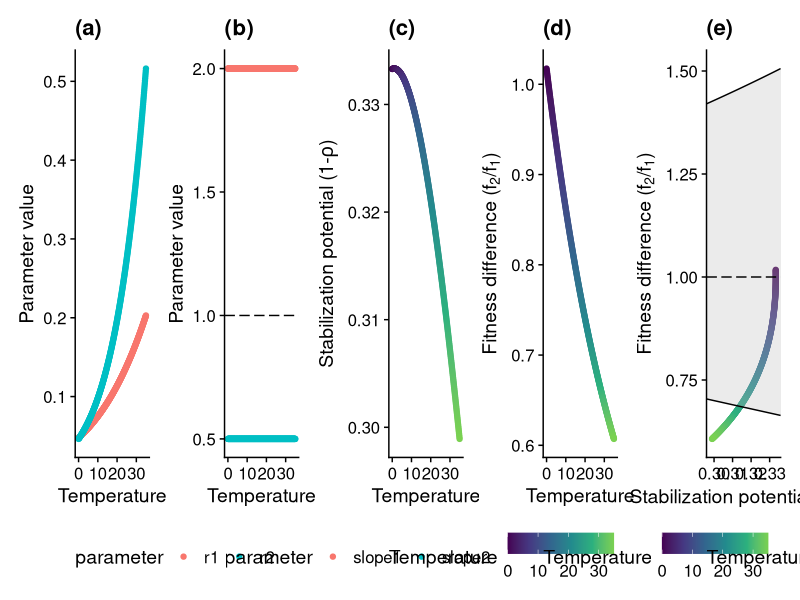
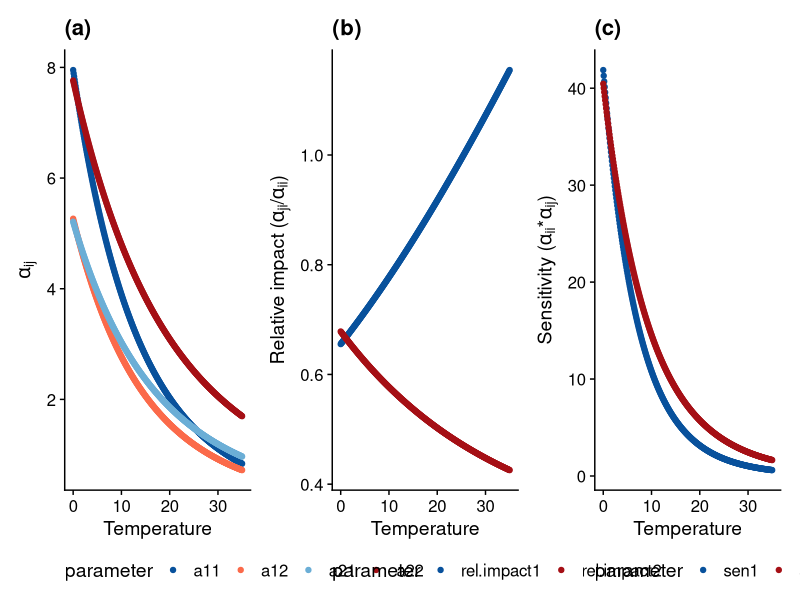
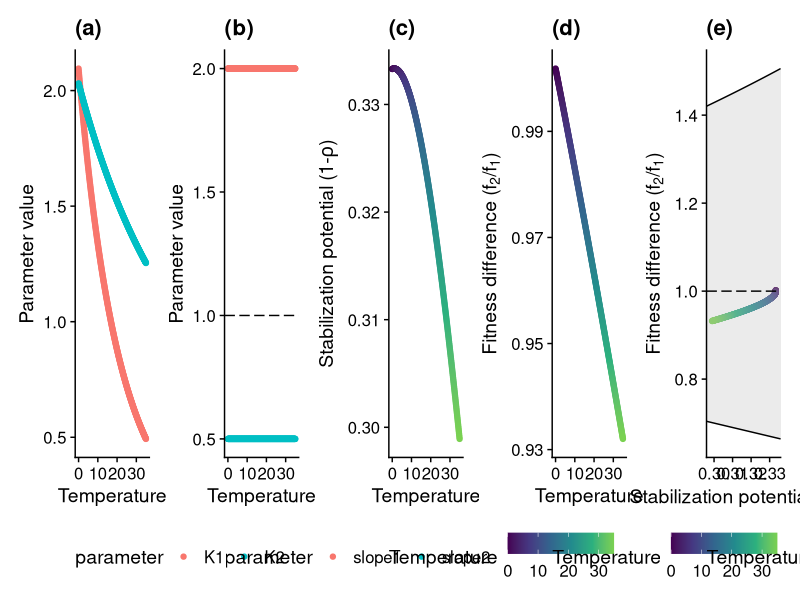
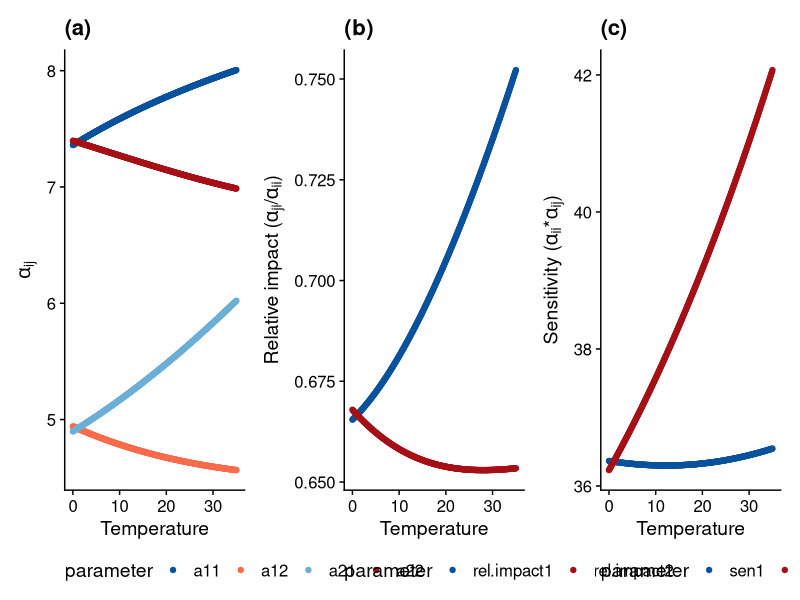
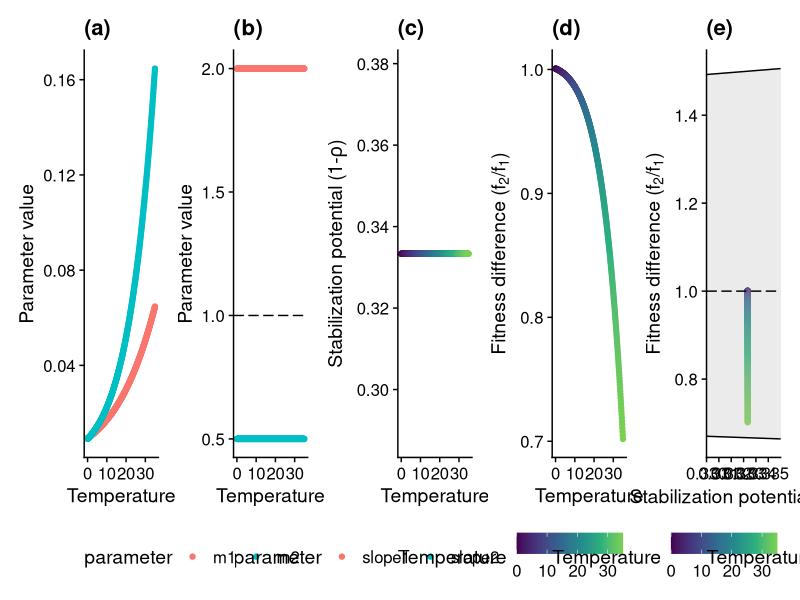
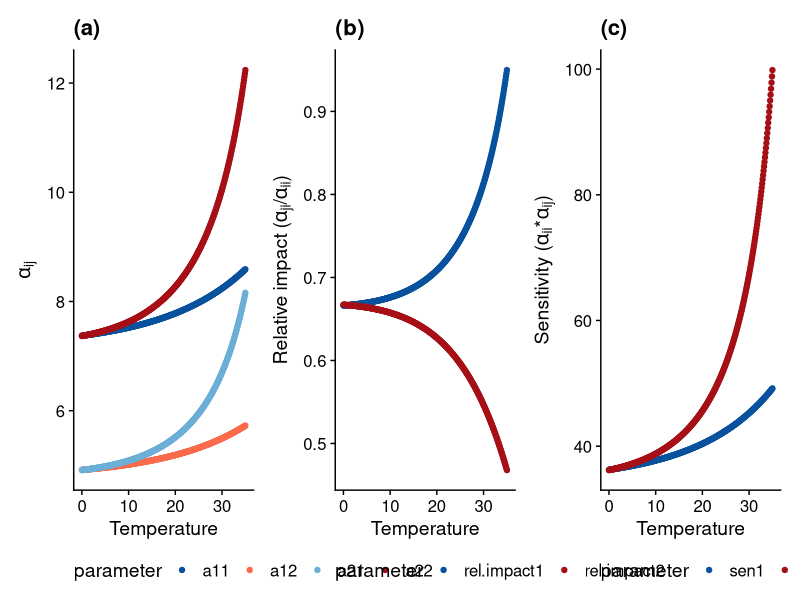
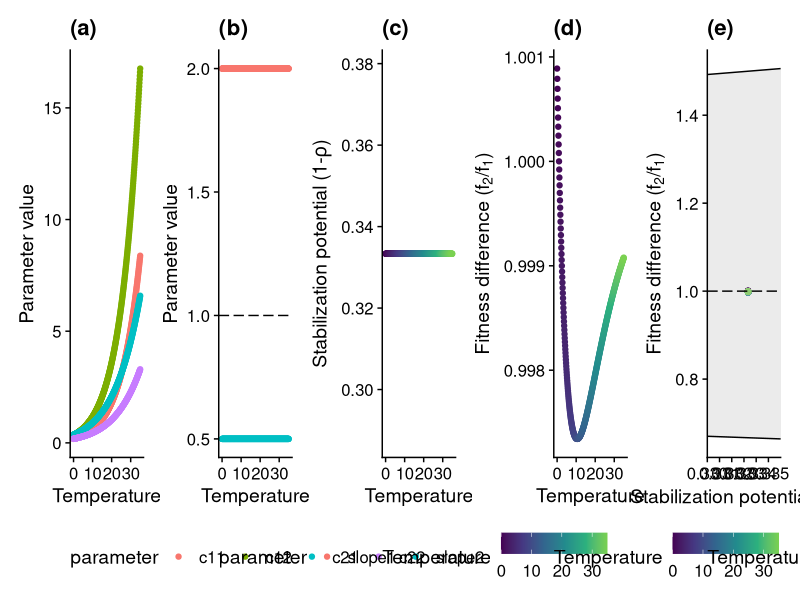
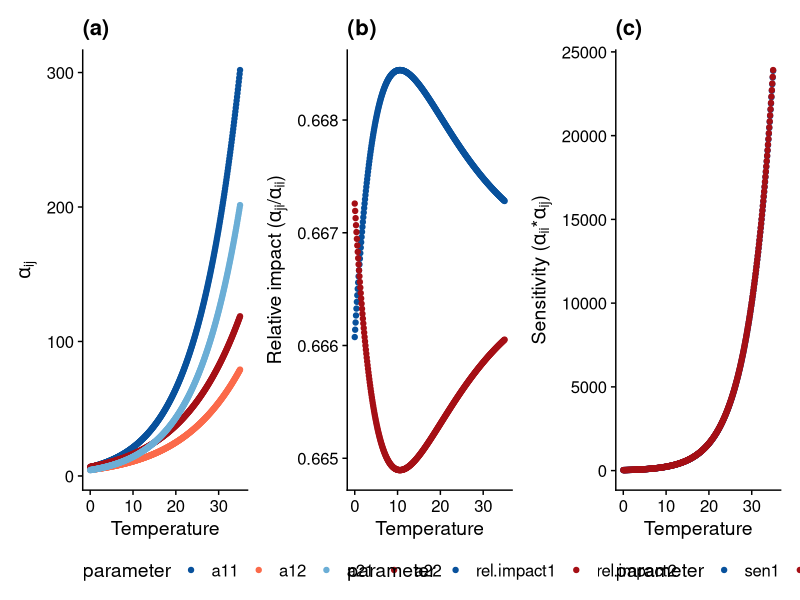

Source code (R) for these figures, in order:
### PJK Apr 30 2020
library(tidyverse)
library(cowplot)
library(patchwork)
theme_set(theme_cowplot())



### Arrhenius function to model the temperature dependence
arrhenius_function <- function(Temp, E, b1, ref_temp = 1) {
  k <- 8.62e-05 #Boltzmann's constant
  E <- E # 0.6 # activation energy (eV)
  T <- Temp+273.15 #range of temp in K
  Tc <- ref_temp+273.15 #reference temperature
  
  metabolism<-(b1*exp(1)^(E*(1/(k*Tc)-1/(k*T))))
  return(metabolism)
}



### Function to calculate MCT components under different temperatures
temp_dependences_MacArthur <- function(T = 25, ref_temp2 = 1,
                                       r_Ea1 = 0.5, r_Ea2 = 0.5, 
                                       c_Ea11 = 0.8, c_Ea12 = 0.8, 
                                       c_Ea21 = 0.8, c_Ea22 = 0.8, 
                                       K_Ea1 = -0.3, K_Ea2 = -0.3, 
                                       v_Ea1 = 0.0, v_Ea2 = 0.0, 
                                       m_Ea1 = 0.6, m_Ea2 = 0.6){
  
  # resource growth rates
  r1 = arrhenius_function(Temp = T, E = r_Ea1, b1 = 0.05) 
  r2 = arrhenius_function(Temp = T, E = r_Ea2, b1 = 0.05) 
  
  # resource carrying capacity
  K1 = arrhenius_function(Temp = T, E = K_Ea1, b1 = 2) 
  K2 = arrhenius_function(Temp = T, E = K_Ea2, b1 = 2) 
  
  # cij = per capita consumption of comsumer i on resource j
  c11 = arrhenius_function(Temp = T, E = c_Ea11, b1 = 0.2)
  c12 = arrhenius_function(Temp = T, E = c_Ea12, b1 = 0.4)
  c21 = arrhenius_function(Temp = T, E = c_Ea21, b1 = 0.4)
  c22 = arrhenius_function(Temp = T, E = c_Ea22, b1 = 0.2) 
  
  # vij = conversion factor that converts resource j into biomass of consumer i
  v11 = arrhenius_function(Temp = T, E = v_Ea1, b1 = 0.2) 
  v12 = arrhenius_function(Temp = T, E = v_Ea1, b1 = 0.4) 
  v21 = arrhenius_function(Temp = T, E = v_Ea2, b1 = 0.4) 
  v22 = arrhenius_function(Temp = T, E = v_Ea2, b1 = 0.2)
  
  # mortality rates
  m1 = arrhenius_function(Temp = T, E = m_Ea1, b1 = 0.01)
  m2 = arrhenius_function(Temp = T, E = m_Ea2, b1 = 0.01)
  
  # Absolute competition coefficients
  beta11 = v11 * c11 * (K1/r1) * c11 + v12 * c12 * (K2/r2) * c12
  beta21 = v21 * c21 * (K1/r1) * c11 + v22 * c22 * (K2/r2) * c12
  beta22 = v21 * c21 * (K1/r1) * c21 + v22 * c22 * (K2/r2) * c22
  beta12 = v11 * c11 * (K1/r1) * c21 + v12 * c12 * (K2/r2) * c22
  g1 = v11 * c11 * K1 + v12 * c12 * K2 - m1
  g2 = v21 * c21 * K1 + v22 * c22 * K2 - m2
  
  # Relative competition coefficients 
  a11 = beta11 / g1
  a21 = beta21 / g2
  a22 = beta22 / g2
  a12 = beta12 / g1
  
  # MCT components
  rho <- sqrt((a12*a21)/(a11*a22)) #niche overlap
  stabil_potential <- 1 - rho #stabilizing potential
  fit_ratio <- sqrt((a11*a12)/(a22*a21))  #fitness ratio
  coexist <- rho < fit_ratio &  fit_ratio < 1/rho
  
  # report results
  data.frame(T = T, 
             a11 = a11, a12 = a12, a22 = a22, a21 = a21, g1 = g1, g2 = g2,
             stabil_potential = stabil_potential, fit_ratio = fit_ratio, rho = rho, coexist = coexist, 
             m1 = m1, m2 = m2, r1 = r1, r2 = r2, K1 = K1, K2 = K2,
             c11 = c11,  c12 = c12,  c21 = c21, c22 = c22)
}



### Function to plot: parameter values, consumption vector slopes, ND & FD
plot_MacArthur <- function(Data.parameter, Data.temperature){
  
  # panel a: parameter value ~ temperature | species
  panel.a = 
    ggplot(Data.parameter, 
           aes(x = T, y = value, col = parameter)) +
    geom_point() +
    xlab("Temperature") +
    ylab(label = "Parameter value") + 
    ggtitle("(a)") +
    theme(legend.position = "bottom")
  
  # panel b: consumption vector slope ~ temperature | species
  Temp = data.frame(T = Data.temperature$T, 
                    slope1 = Data.temperature$c12 / Data.temperature$c11, 
                    slope2 = Data.temperature$c22 / Data.temperature$c21)
  Temp = Temp %>% gather(value=value, key=parameter, -T)
  panel.b = 
    ggplot(Temp, 
           aes(x = T, y = value, col = parameter)) +
    geom_point() +
    geom_hline(yintercept = 1, linetype=5) +
    xlab("Temperature") +
    ylab("Parameter value") + 
    ggtitle("(b)") +
    theme(legend.position = "bottom")
  
  # panel c: ND ~ temperature
  panel.c = 
    Data.temperature %>%
    filter((g1 > 0) & (g2 > 0)) %>%
    ggplot(aes(x = T, y = stabil_potential, col = T)) +
    geom_point() +
    scale_color_viridis_c("Temperature", end = 0.8) +
    xlab("Temperature") +
    ylab(expression(paste("Stabilization potential (1-", rho, ")"))) + 
    ggtitle("(c)") +
    theme(legend.position = "bottom")
  
  # panel d: FD ~ temperature
  panel.d = 
    Data.temperature %>%
    filter((g1 > 0) & (g2 > 0)) %>%
    ggplot(aes(x = T, y = fit_ratio, col = T)) +
    geom_point() +
    scale_color_viridis_c("Temperature", end = 0.8) +
    xlab("Temperature") +
    ylab(expression(paste("Fitness difference (", f[2], "/", f[1], ")"))) + 
    ggtitle("(d)") +
    theme(legend.position = "bottom")
  
  # panel e: FD ~ ND
  panel.e = 
    Data.temperature %>%
    filter((g1 > 0) & (g2 > 0)) %>%
    ggplot(aes(x = stabil_potential, y = fit_ratio, col = T)) +
    geom_point() +
    geom_ribbon(data = data.frame(x = seq(min(Data.temperature$stabil_potential)*0.99, max(Data.temperature$stabil_potential)*1.01, 0.001)),
                aes(x = x,
                    y = NULL, 
                    ymin = 1-x,
                    ymax = 1/(1-x)),
                fill = "grey", color = "black", alpha = 0.3) +
    geom_hline(yintercept = 1, linetype=5) +
    scale_x_continuous(expand=c(0, 0)) + 
    scale_color_viridis_c("Temperature", end = 0.8) +
    xlab(expression(paste("Stabilization potential (1-", rho, ")"))) +
    ylab(expression(paste("Fitness difference (", f[2], "/", f[1], ")"))) + 
    ggtitle("(e)") +
    theme(legend.position = "bottom")
  
  # Combine panels
  return(panel.a + panel.b + panel.c + panel.d + panel.e + plot_layout(nrow=1))
  
}



### Function to plot: alpha, competitive impact, sensitivity to competition
plot_MacArthur_alpha <- function(Data.temperature){
  
  # panel a: alpha ~ temperature | species
  Data.alpha = Data.temperature[, c("T", "a11", "a12", "a22", "a21")] %>% gather(value=value, key=parameter, -T)
  panel.a = 
    ggplot(Data.alpha, 
           aes(x = T, y = value, col = parameter)) +
    geom_point() +
    scale_color_manual(values=c("a11"="#08519c", "a21"="#6baed6", "a22"="#a50f15", "a12"="#fb6a4a")) + 
    xlab("Temperature") +
    ylab(expression(alpha[ij])) + 
    ggtitle("(a)") +
    theme(legend.position = "bottom")
  
  # panel b: relative impact ~ temperature | species
  Temp = data.frame(T = Data.temperature$T, 
                    rel.impact1 = Data.temperature$a21 / Data.temperature$a11, 
                    rel.impact2 = Data.temperature$a12 / Data.temperature$a22)
  Temp = Temp %>% gather(value=value, key=parameter, -T)
  panel.b = 
    ggplot(Temp, 
           aes(x = T, y = value, col = parameter)) +
    geom_point() +
    scale_color_manual(values=c("rel.impact1"="#08519c", "rel.impact2"="#a50f15")) + 
    xlab("Temperature") +
    ylab(expression(paste("Relative impact (", alpha[ji], "/", alpha[ii], ")"))) + 
    ggtitle("(b)") +
    theme(legend.position = "bottom")
  
  # panel c: sensitivity to competition ~ temperature | species
  Temp2 = data.frame(T = Data.temperature$T, 
                     sen1 = Data.temperature$a12 * Data.temperature$a11, 
                     sen2 = Data.temperature$a21 * Data.temperature$a22)
  Temp2 = Temp2 %>% gather(value=value, key=parameter, -T)
  panel.c = 
    ggplot(Temp2, 
           aes(x = T, y = value, col = parameter)) +
    geom_point() +
    scale_color_manual(values=c("sen1"="#08519c", "sen2"="#a50f15")) + 
    xlab("Temperature") +
    ylab(expression(paste("Sensitivity (", alpha[ii], "*", alpha[ij], ")"))) + 
    ggtitle("(c)") +
    theme(legend.position = "bottom")
  
  # Combine panels
  return(panel.a + panel.b + panel.c + plot_layout(nrow=1))
  
}



### SIMULATE !
### r varies with temperature & species have different activation energy for r (benefitting Sp1: r_Ea2 > r_Ea1)
# ### Other parameters vary with temperature (same AE between species for other parameters) 
# Data.temperature.r = temp_dependences_MacArthur(T = seq(0, 35, by = 0.1), 
#                                                 r_Ea1 = 0.3, r_Ea2 = 0.5, 
#                                                 K_Ea1 = -0.3, K_Ea2 = -0.3, 
#                                                 c_Ea11 = 0.8, c_Ea12 = 0.8, 
#                                                 c_Ea21 = 0.8, c_Ea22 = 0.8, 
#                                                 v_Ea1 = 0.0, v_Ea2 = 0.0, 
#                                                 m_Ea1 = 0.6, m_Ea2 = 0.6)

### Other parameters do not vary with temperature (AE=0) to disentangle underlying mechanism 
### Patterns are similar with previous simulations
Data.temperature.r = temp_dependences_MacArthur(T = seq(0, 35, by = 0.1), 
                                                r_Ea1 = 0.3, r_Ea2 = 0.5, 
                                                K_Ea1 = -0.0, K_Ea2 = -0.0, 
                                                c_Ea11 = 0.0, c_Ea12 = 0.0, 
                                                c_Ea21 = 0.0, c_Ea22 = 0.0, 
                                                v_Ea1 = 0.0, v_Ea2 = 0.0, 
                                                m_Ea1 = 0.0, m_Ea2 = 0.0)
Data.parameter.r = Data.temperature.r[, c("T", "r1", "r2")] %>% gather(value=value, key=parameter, -T)
Plot.r = plot_MacArthur(Data.parameter.r, Data.temperature.r)
Plot.alpha.r = plot_MacArthur_alpha(Data.temperature.r)
ggsave(file="../figures/MacArthur-scenario-r.png", plot=Plot.r, device = "png", width=17.5, height=4)
ggsave(file="../figures/MacArthur-scenario-r-alpha.png", plot=Plot.alpha.r, device = "png", width=10.5, height=4)



### K varies with temperature & species have different activation energy for K (benefitting Sp1: K_Ea2 > K_Ea1)
# ### Other parameters vary with temperature (same AE between species for other parameters) 
# Data.temperature.K = temp_dependences_MacArthur(T = seq(0, 35, by = 0.1), 
#                                                 r_Ea1 = 0.5, r_Ea2 = 0.5, 
#                                                 K_Ea1 = -0.3, K_Ea2 = -0.1, 
#                                                 c_Ea11 = 0.8, c_Ea12 = 0.8, 
#                                                 c_Ea21 = 0.8, c_Ea22 = 0.8, 
#                                                 v_Ea1 = 0.0, v_Ea2 = 0.0, 
#                                                 m_Ea1 = 0.6, m_Ea2 = 0.6)

### Other parameters do not vary with temperature (AE=0) to disentangle underlying mechanism
### Patterns are similar with previous simulations
Data.temperature.K = temp_dependences_MacArthur(T = seq(0, 35, by = 0.1), 
                                                r_Ea1 = 0.0, r_Ea2 = 0.0, 
                                                K_Ea1 = -0.3, K_Ea2 = -0.1, 
                                                c_Ea11 = 0.0, c_Ea12 = 0.0, 
                                                c_Ea21 = 0.0, c_Ea22 = 0.0, 
                                                v_Ea1 = 0.0, v_Ea2 = 0.0, 
                                                m_Ea1 = 0.0, m_Ea2 = 0.0)
Data.parameter.K = Data.temperature.K[, c("T", "K1", "K2")] %>% gather(value=value, key=parameter, -T)
Plot.K = plot_MacArthur(Data.parameter.K, Data.temperature.K)
Plot.alpha.K = plot_MacArthur_alpha(Data.temperature.K)
ggsave(file="../figures/MacArthur-scenario-K.png", plot=Plot.K, device = "png", width=17.5, height=4)
ggsave(file="../figures/MacArthur-scenario-K-alpha.png", plot=Plot.alpha.K, device = "png", width=10.5, height=4)



### m varies with temperature & species have different activation energy for m (benefitting Sp1: m_Ea1 < m_Ea2)
# ### Other parameters vary with temperature (same AE between species for other parameters) 
# Data.temperature.m = temp_dependences_MacArthur(T = seq(0, 35, by = 0.1), 
#                                                 r_Ea1 = 0.5, r_Ea2 = 0.5, 
#                                                 K_Ea1 = -0.3, K_Ea2 = -0.3, 
#                                                 c_Ea11 = 0.8, c_Ea12 = 0.8, 
#                                                 c_Ea21 = 0.8, c_Ea22 = 0.8, 
#                                                 v_Ea1 = 0.0, v_Ea2 = 0.0, 
#                                                 m_Ea1 = 0.4, m_Ea2 = 0.6)

### Other parameters do not vary with temperature (AE=0) to disentangle underlying mechanism
### Patterns are similar with previous simulations
Data.temperature.m = temp_dependences_MacArthur(T = seq(0, 35, by = 0.1), 
                                                r_Ea1 = 0.0, r_Ea2 = 0.0, 
                                                K_Ea1 = -0.0, K_Ea2 = -0.0, 
                                                c_Ea11 = 0.0, c_Ea12 = 0.0, 
                                                c_Ea21 = 0.0, c_Ea22 = 0.0, 
                                                v_Ea1 = 0.0, v_Ea2 = 0.0, 
                                                m_Ea1 = 0.4, m_Ea2 = 0.6)
Data.parameter.m = Data.temperature.m[, c("T", "m1", "m2")] %>% gather(value=value, key=parameter, -T)
Plot.m = plot_MacArthur(Data.parameter.m, Data.temperature.m)
Plot.alpha.m = plot_MacArthur_alpha(Data.temperature.m)
ggsave(file="../figures/MacArthur-scenario-m.png", plot=Plot.m, device = "png", width=17.5, height=4)
ggsave(file="../figures/MacArthur-scenario-m-alpha.png", plot=Plot.alpha.m, device = "png", width=10.5, height=4)



### c varies with temperature & species have different activation energy for c (benefitting Sp1: c_Ea1i > c_Ea2i)
# ### Other parameters vary with temperature (same AE between species for other parameters) 
# Data.temperature.c = temp_dependences_MacArthur(T = seq(0, 35, by = 0.1),
#                                                 r_Ea1 = 0.5, r_Ea2 = 0.5,
#                                                 K_Ea1 = -0.3, K_Ea2 = -0.3,
#                                                 c_Ea11 = 0.8, c_Ea12 = 0.8,
#                                                 c_Ea21 = 0.6, c_Ea22 = 0.6,
#                                                 v_Ea1 = 0.0, v_Ea2 = 0.0,
#                                                 m_Ea1 = 0.6, m_Ea2 = 0.6)
# Data.parameter.c = Data.temperature.c[, c("T", "c11", "c12", "c21", "c22")] %>% gather(value=value, key=parameter, -T)
# Plot.c = plot_MacArthur(Data.parameter.c, Data.temperature.c)
# Plot.alpha.c = plot_MacArthur_alpha(Data.temperature.c)
# ggsave(file="../figures/MacArthur-scenario-c-2.png", plot=Plot.c, device = "png", width=17.5, height=4)
# ggsave(file="../figures/MacArthur-scenario-c-alpha-2.png", plot=Plot.alpha.c, device = "png", width=10.5, height=4)

### Other parameters do not vary with temperature (AE=0) to disentangle underlying mechanism
### Patterns are different with previous simulations, indicating interactive effect among parameters
Data.temperature.c = temp_dependences_MacArthur(T = seq(0, 35, by = 0.1), 
                                                r_Ea1 = 0.0, r_Ea2 = 0.0, 
                                                K_Ea1 = -0.0, K_Ea2 = -0.0, 
                                                c_Ea11 = 0.8, c_Ea12 = 0.8, 
                                                c_Ea21 = 0.6, c_Ea22 = 0.6, 
                                                v_Ea1 = 0.0, v_Ea2 = 0.0, 
                                                m_Ea1 = 0.0, m_Ea2 = 0.0)
Data.parameter.c = Data.temperature.c[, c("T", "c11", "c12", "c21", "c22")] %>% gather(value=value, key=parameter, -T)
Plot.c = plot_MacArthur(Data.parameter.c, Data.temperature.c)
Plot.alpha.c = plot_MacArthur_alpha(Data.temperature.c)
ggsave(file="../figures/MacArthur-scenario-c.png", plot=Plot.c, device = "png", width=17.5, height=4)
ggsave(file="../figures/MacArthur-scenario-c-alpha.png", plot=Plot.alpha.c, device = "png", width=10.5, height=4)



### preference varies with temperature & species have different activation energy for c (c_Ea11 > c_Ea12 & c_Ea22 > c_Ea21)
# ### Other parameters vary with temperature (same AE between species for other parameters) 
# Data.temperature.p = temp_dependences_MacArthur(T = seq(0, 35, by = 0.1),
#                                                 r_Ea1 = 0.5, r_Ea2 = 0.5,
#                                                 K_Ea1 = -0.3, K_Ea2 = -0.3,
#                                                 c_Ea11 = 0.95, c_Ea12 = 0.65,
#                                                 c_Ea21 = 0.6, c_Ea22 = 0.8,
#                                                 v_Ea1 = 0.0, v_Ea2 = 0.0,
#                                                 m_Ea1 = 0.6, m_Ea2 = 0.6)

### Other parameters do not vary with temperature (AE=0) to disentangle underlying mechanism
### Patterns are similar with previous simulations
Data.temperature.p = temp_dependences_MacArthur(T = seq(0, 35, by = 0.1), 
                                                r_Ea1 = 0.0, r_Ea2 = 0.0, 
                                                K_Ea1 = -0.0, K_Ea2 = -0.0, 
                                                c_Ea11 = 0.95, c_Ea12 = 0.65, 
                                                c_Ea21 = 0.6, c_Ea22 = 0.8, 
                                                v_Ea1 = 0.0, v_Ea2 = 0.0, 
                                                m_Ea1 = 0.0, m_Ea2 = 0.0)
Data.parameter.p = Data.temperature.p[, c("T", "c11", "c12", "c21", "c22")] %>% gather(value=value, key=parameter, -T)
Plot.p = plot_MacArthur(Data.parameter.p, Data.temperature.p)
Plot.alpha.p = plot_MacArthur_alpha(Data.temperature.p)
ggsave(file="../figures/MacArthur-scenario-p.png", plot=Plot.p, device = "png", width=14, height=4)
ggsave(file="../figures/MacArthur-scenario-p-alpha.png", plot=Plot.alpha.p, device = "png", width=10.5, height=4)





